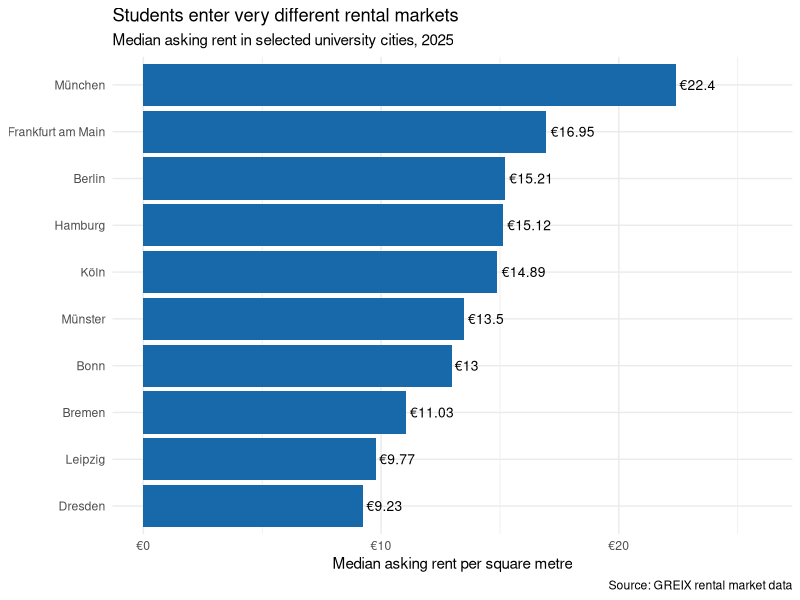
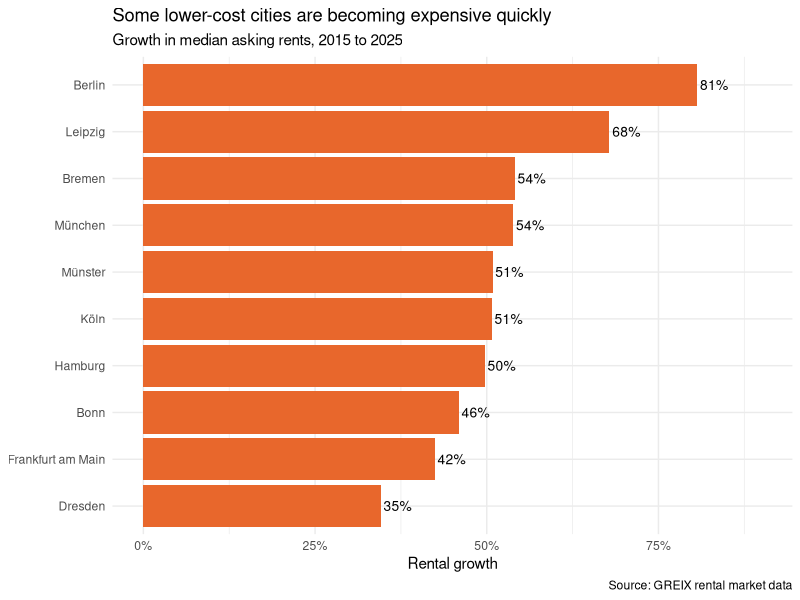
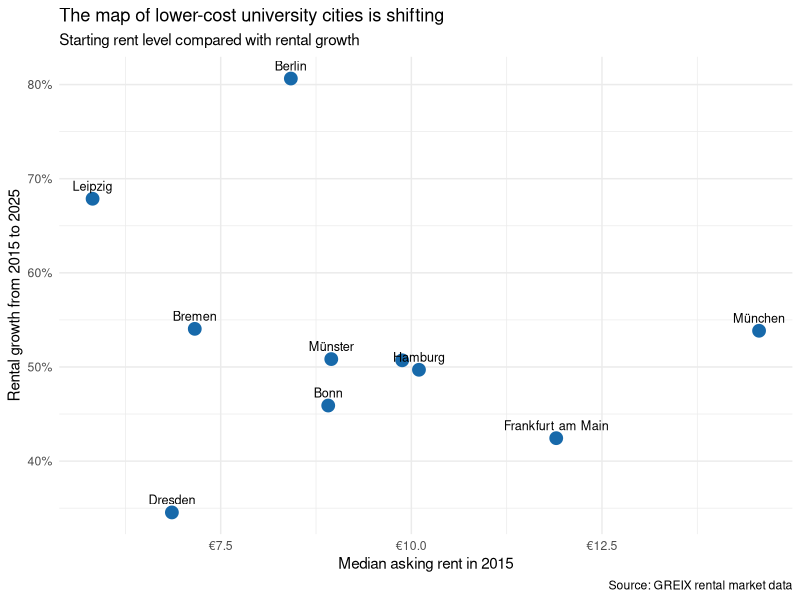
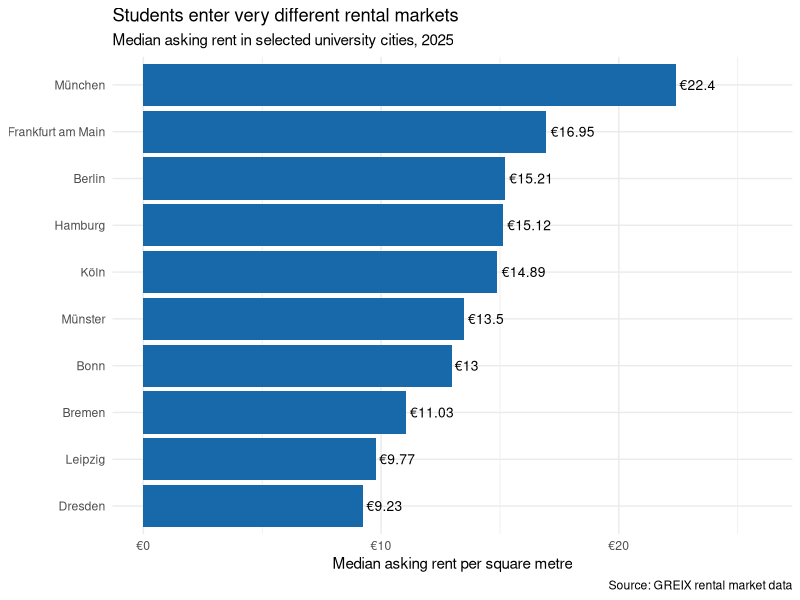
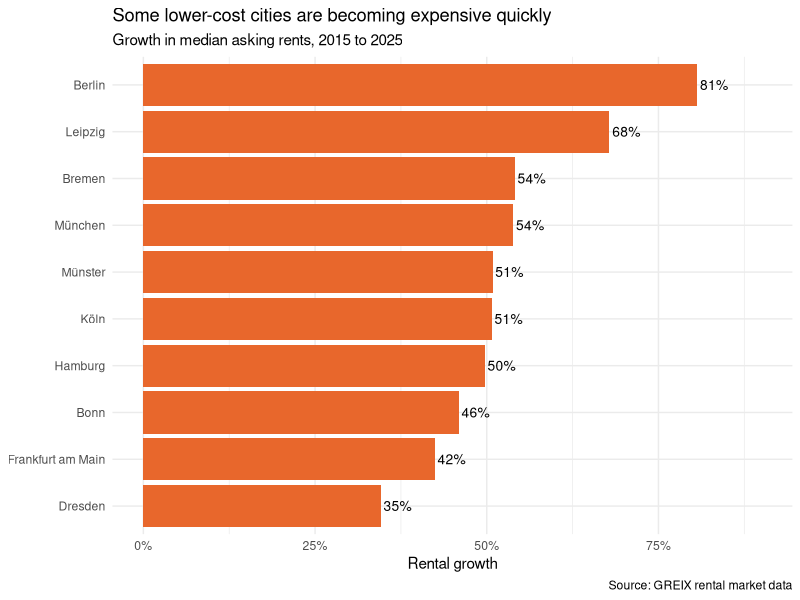
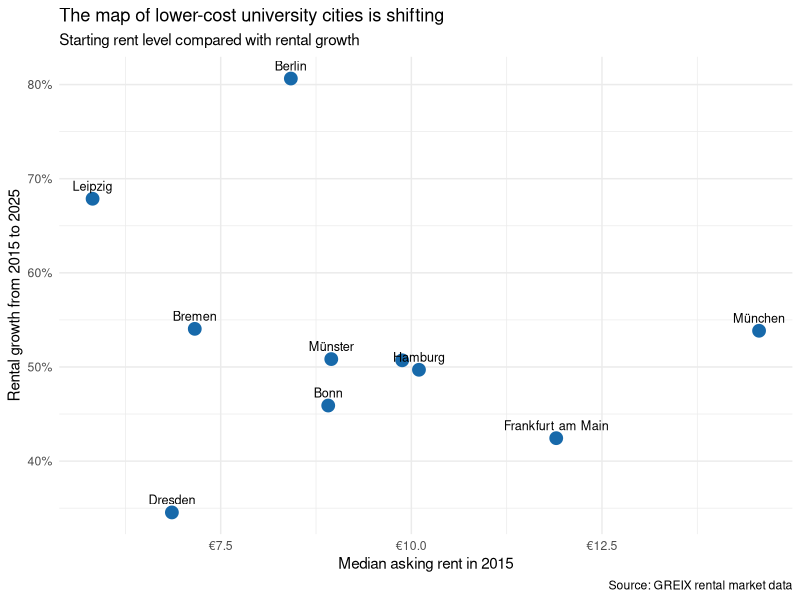

Write R code to recreate these figures, in order.
library(readxl)
library(dplyr)
library(tidyr)
library(ggplot2)
library(scales)

# Read the data
rent_data <- read_excel(
  "data/City_metrics_public_10-2026.xlsx"
)

# Select the university cities
selected_cities <- c(
  "Berlin",
  "Bonn",
  "Bremen",
  "Dresden",
  "Frankfurt am Main",
  "Hamburg",
  "Köln",
  "Leipzig",
  "München",
  "Münster"
)

# Keep annual and nominal observations
annual_rents <- rent_data |>
  filter(
    City %in% selected_cities,
    is.na(Quarter),
    is.na(Month),
    Inflation_adjusted == 0,
    Year >= 2015,
    Year <= 2025
  )

# Select 2025 data
rent_2025 <- annual_rents |>
  filter(Year == 2025) |>
  arrange(MED_PRICE_SQM)

# Create the visual
visual1 <- ggplot(
  rent_2025,
  aes(
    x = reorder(City, MED_PRICE_SQM),
    y = MED_PRICE_SQM
  )
) +
  geom_col(fill = "#1769AA") +
  geom_text(
    aes(label = paste0("€", round(MED_PRICE_SQM, 2))),
    hjust = -0.1,
    size = 3.5
  ) +
  coord_flip() +
  labs(
    title = "Students enter very different rental markets",
    subtitle = "Median asking rent in selected university cities, 2025",
    x = NULL,
    y = "Median asking rent per square metre",
    caption = "Source: GREIX rental market data"
  ) +
  scale_y_continuous(
    limits = c(0, 26),
    labels = label_number(prefix = "€")
  ) +
  theme_minimal()

# Display the visual
visual1

# Save the visual
ggsave(
  "figures/visual1_current_rents.png",
  visual1,
  width = 10,
  height = 6,
  dpi = 300
)

# Keep the starting and ending years
rent_change <- annual_rents |>
  filter(Year %in% c(2015, 2025)) |>
  select(City, Year, MED_PRICE_SQM) |>
  pivot_wider(
    names_from = Year,
    values_from = MED_PRICE_SQM,
    names_prefix = "rent_"
  ) |>
  mutate(
    growth = ((rent_2025 - rent_2015) / rent_2015) * 100
  )

# Arrange cities by rental growth
rent_growth <- rent_change |>
  arrange(growth)

# Create the visual
visual2 <- ggplot(
  rent_growth,
  aes(
    x = reorder(City, growth),
    y = growth
  )
) +
  geom_col(fill = "#E8672C") +
  geom_text(
    aes(label = paste0(round(growth, 0), "%")),
    hjust = -0.1,
    size = 3.5
  ) +
  coord_flip() +
  labs(
    title = "Some lower-cost cities are becoming expensive quickly",
    subtitle = "Growth in median asking rents, 2015 to 2025",
    x = NULL,
    y = "Rental growth",
    caption = "Source: GREIX rental market data"
  ) +
  scale_y_continuous(
    limits = c(0, 90),
    labels = label_percent(scale = 1)
  ) +
  theme_minimal()

# Display the visual
visual2

# Save the visual
ggsave(
  "figures/visual2_rental_growth.png",
  visual2,
  width = 10,
  height = 6,
  dpi = 300
)

# Create the scatter plot
visual3 <- ggplot(
  rent_change,
  aes(
    x = rent_2015,
    y = growth,
    label = City
  )
) +
  geom_point(
    colour = "#1769AA",
    size = 4
  ) +
  geom_text(
    vjust = -0.8,
    size = 3.2,
    check_overlap = TRUE
  ) +
  labs(
    title = "The map of lower-cost university cities is shifting",
    subtitle = "Starting rent level compared with rental growth",
    x = "Median asking rent in 2015",
    y = "Rental growth from 2015 to 2025",
    caption = "Source: GREIX rental market data"
  ) +
  scale_x_continuous(
    labels = label_number(prefix = "€")
  ) +
  scale_y_continuous(
    labels = label_percent(scale = 1)
  ) +
  theme_minimal()

# Display the visual
visual3

# Save the visual
ggsave(
  "figures/visual3_affordability_shift.png",
  visual3,
  width = 10,
  height = 6,
  dpi = 300
)
